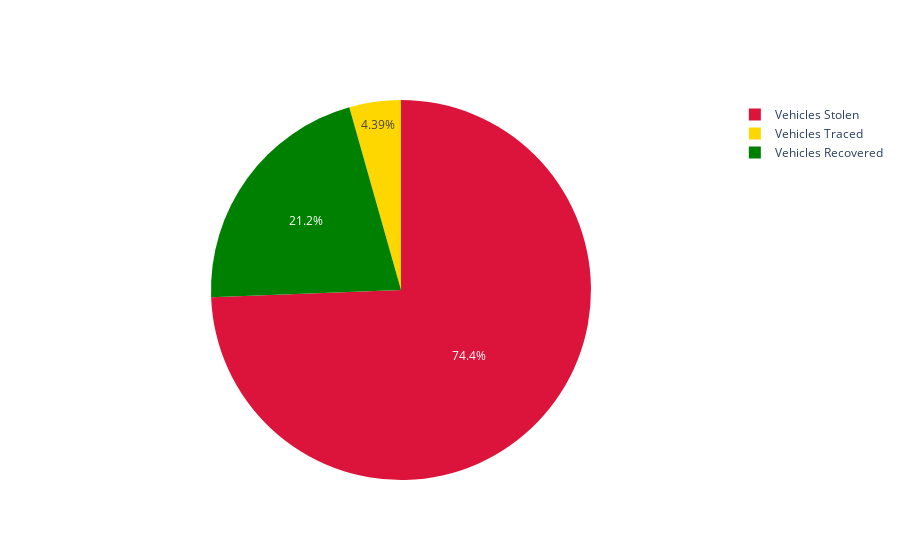

Notebook source saved alongside this figure:
### Code cell
auto_theft_traced = auto_theft['Auto_Theft_Coordinated/Traced'].sum()
auto_theft_recovered = auto_theft['Auto_Theft_Recovered'].sum()
auto_theft_stolen = auto_theft['Auto_Theft_Stolen'].sum()

vehicle_group = ['Vehicles Stolen','Vehicles Traced','Vehicles Recovered']
vehicle_vals = [auto_theft_stolen,auto_theft_traced,auto_theft_recovered]

colors = ['crimson','gold','green']

fig = go.Figure(data=[go.Pie(labels=vehicle_group, values=vehicle_vals,sort=False,
                            marker=dict(colors=colors),textfont_size=12)])

fig.show()

### Figure 1 — Plotly figure (JSON) as saved in the notebook; plotly's stock layout.template omitted (floating-point values rounded to 4 significant figures)
{"data": [{"labels": ["Vehicles Stolen", "Vehicles Traced", "Vehicles Recovered"], "marker": {"colors": ["crimson", "gold", "green"]}, "sort": false, "textfont": {"size": 12}, "type": "pie", "values": [1919890, 113228, 547292]}], "layout": {}}
